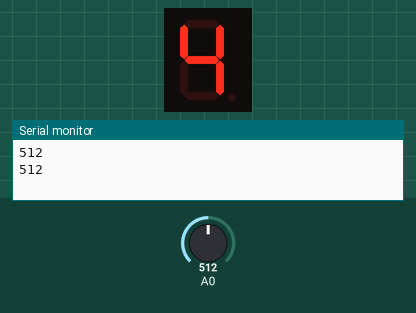
A program run on a simulated Arduino Uno, built with avr-gcc and run on an emulated ATmega328P. Parts: 1-digit seven-segment display, the last lines printed to the serial monitor. Wiring (inferred from the names in the program): 1-digit 7-segment display, segments lit when LOW: segments pin 2, pin 3, pin 4, pin 5, pin 6, pin 7, pin 8. The inputs (shaded band) are chosen by the test bench; at power-on: A0 = 512. The segment pins are drawn as the display they are named for.

Above: at 2.8 s.
2.9 s: A0 set to 716
At 3.6 s:
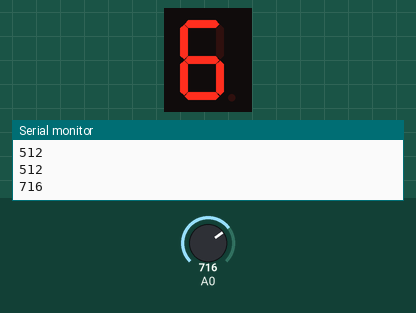
4.5 s: A0 set to 900
At 6.2 s:
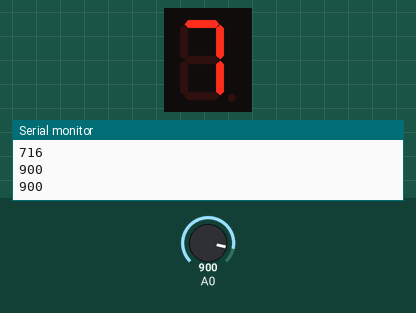
6.5 s: A0 set to 1023
At 7.9 s:
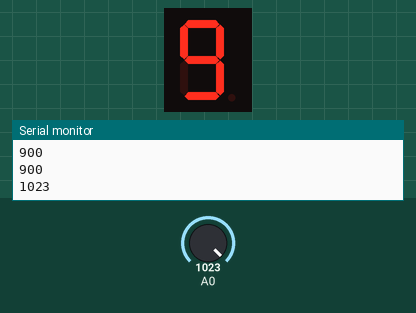
Timing chart, 0 to 9.5 s (numbered marks = the images above; inputs shaded):
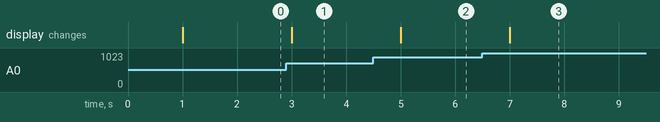

Measured:
- after the input at 2.9 s, the display: changes after 0.10 s (image 1)
- after the input at 4.5 s, the display: changes after 0.50 s (image 2)
- after the input at 6.5 s, the display: changes after 0.50 s (image 3)

The program:

main.cpp
```cpp
#include <Arduino.h>

#define segA 2
#define segB 3
#define segC 4
#define segD 5
#define segE 6
#define segF 7
#define segG 8

void apaga();
void mostra_numero(int n);

int num[10][7] = {
    {segA, segB, segC, segD, segE, segF},         // zero
    {segB, segC},                                 // um
    {segA, segB, segD, segE, segG},               // dois
    {segA, segB, segC, segD, segG},               // tres
    {segB, segC, segF, segG},                     // quatro
    {segA, segC, segD, segF, segG},               // cinco
    {segA, segC, segD, segE, segF, segG},         // seis
    {segA, segB, segC},                           // sete
    {segA, segB, segC, segD, segE, segF, segG},   // oito
    {segA, segB, segC, segD, segF, segG}          // nove
};

void setup()
{
  pinMode(segA, OUTPUT);
  pinMode(segB, OUTPUT);
  pinMode(segC, OUTPUT);
  pinMode(segD, OUTPUT);
  pinMode(segE, OUTPUT);
  pinMode(segF, OUTPUT);
  pinMode(segG, OUTPUT);

  Serial.begin(9600);
}

void loop()
{

  delay(1000);
  apaga();
  int valor_potenciometro = analogRead(A0);
  Serial.println(valor_potenciometro);
  int numero_a_apresentar = map(valor_potenciometro, 0, 1023, 0, 9);
  mostra_numero(numero_a_apresentar);

}

void apaga()
{
  digitalWrite(segA, HIGH);
  digitalWrite(segB, HIGH);
  digitalWrite(segC, HIGH);
  digitalWrite(segD, HIGH);
  digitalWrite(segE, HIGH);
  digitalWrite(segF, HIGH);
  digitalWrite(segG, HIGH);
}

void mostra_numero(int n)
{
  for (int i = 0; i < 7; i++)
  {
    digitalWrite(num[n][i], LOW);
  }
}
```
